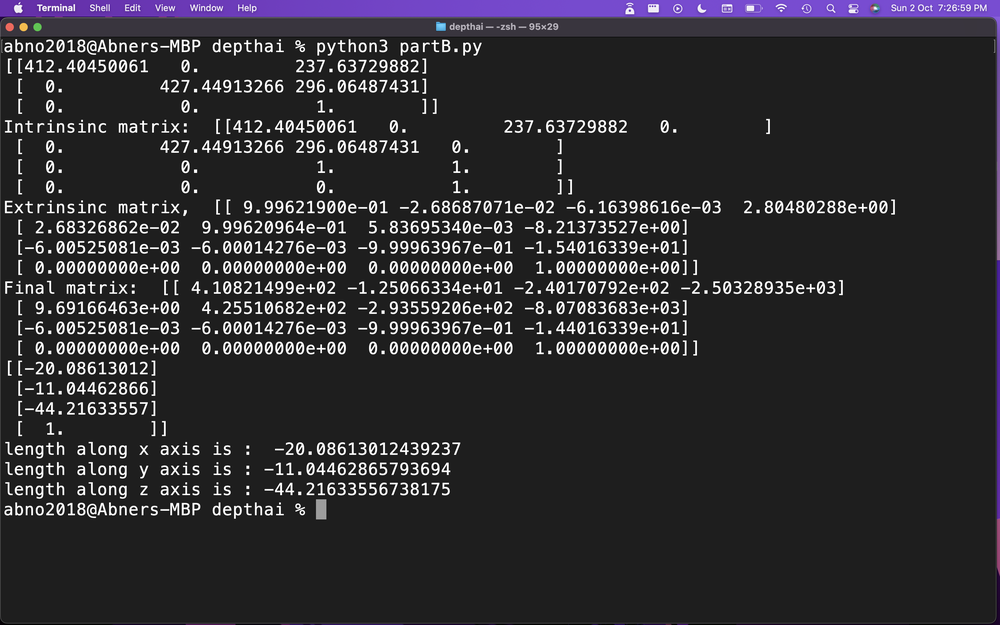
#> input picture Part B/Screenshot 2022-10-02 at 7.26.59 PM.png, 1000 x 625 px, shrunk from 2880 x 1800 before the run; its folder holds only this picture in this run
$ python partB.py
#> lines starting #> are read from the running program, lines starting #| are printed output that depends on the picture
### Part B/calibra.py
import numpy as np
import cv2 as cv
import glob

from scipy.spatial.transform import Rotation
from math import cos, sin, radians

# def trig(angle):
#     r = radians(angle)
#     return cos(r), sin(r)

# termination criteria
criteria = (cv.TERM_CRITERIA_EPS + cv.TERM_CRITERIA_MAX_ITER, 30, 0.001)
# prepare object points, like (0,0,0), (1,0,0), (2,0,0) ....,(6,5,0)
objp = np.zeros((6*7,3), np.float32)
objp[:,:2] = np.mgrid[0:7,0:6].T.reshape(-1,2)
# Arrays to store object points and image points from all the images.
objpoints = [] # 3d point in real world space
imgpoints = [] # 2d points in image plane.
images = glob.glob('*.png')
for fname in images:
    img = cv.imread(fname)
#> img is the input picture: shape (625, 1000, 3); mean B, G, R 49.5, 45.6, 47.1
    gray = cv.cvtColor(img, cv.COLOR_BGR2GRAY)
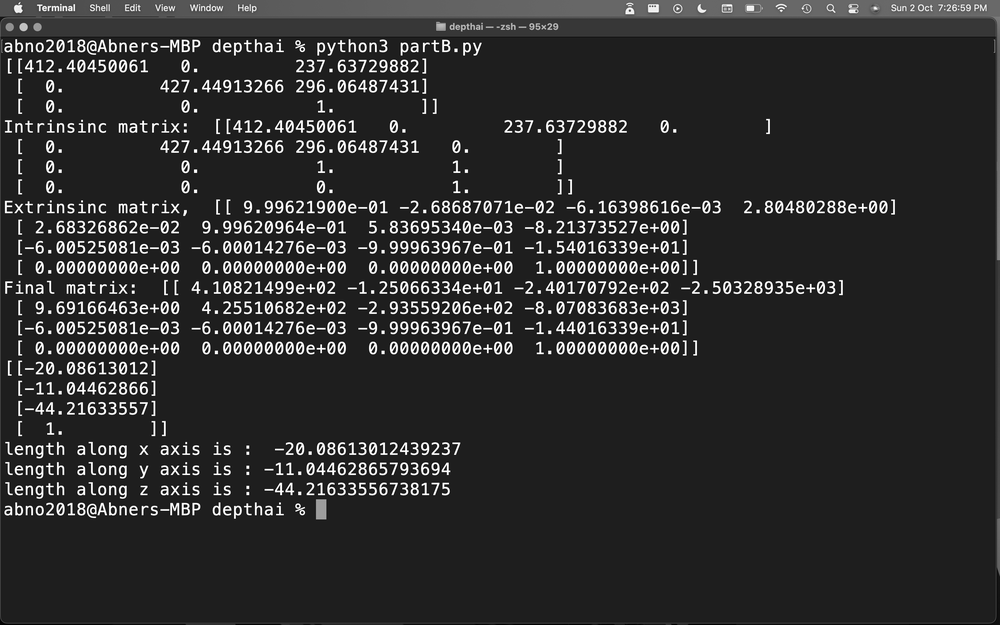
#> gray: shape (625, 1000); min 0, max 255, mean 46.5
    # Find the chess board corners
    ret, corners = cv.findChessboardCorners(gray, (7,6), None)
#> ret = False; corners = None
    # If found, add object points, image points (after refining them)
    if ret == True:
        objpoints.append(objp)
        corners2 = cv.cornerSubPix(gray,corners, (11,11), (-1,-1), criteria)
        imgpoints.append(corners)
        # Draw and display the corners
        cv.drawChessboardCorners(img, (7,6), corners2, ret)
        cv.imshow('img', img)
        cv.waitKey(500)

#print(objpoints)
#> (the run stopped early here; a loop or call above may not have finished)
